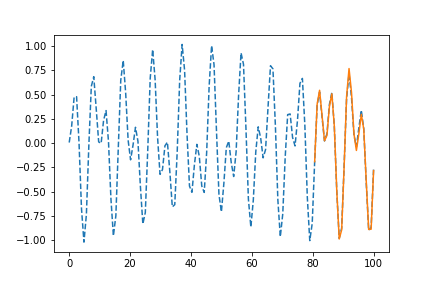

Write Python code to recreate this figure.
import os
from utils import *
import argparse
from torch.utils.data import DataLoader
from metrics import NMSELoss
from models.model import InformerStack, LSTM, RNN, GRU, InformerStack_e2e
import matplotlib.pyplot as plt
from pvec import pronyvec
from PAD import PAD3
import scipy.io as scio
import torch
import torch.nn as nn
import numpy as np

from data import SeqData, LoadBatch

os.environ['KMP_DUPLICATE_LIB_OK'] = 'TRUE'

parser = argparse.ArgumentParser()
parser.add_argument('--data', type=str, default='0')
parser.add_argument('--use_gpu', type=bool, default=0)
parser.add_argument('--gpu_list', type=str, default='1', help='input gpu list')

parser.add_argument('--SNR', type=float, default=10)

parser.add_argument('--seq_len', type=int, default=25, help='input sequence length of Informer encoder')
parser.add_argument('--label_len', type=int, default=10, help='start token length of Informer decoder')
parser.add_argument('--pred_len', type=int, default=5, help='prediction sequence length')

parser.add_argument('--batch', type=int, default=64)
parser.add_argument('--samples', type=int, default=1)
parser.add_argument('--ir_test', type=int, default=1)
parser.add_argument('--v_max', type=int, default=60)
parser.add_argument('--v_min', type=int, default=30)

# LSTM
parser.add_argument('--hs', type=int, default=256)
parser.add_argument('--hl', type=int, default=2)
# informer
parser.add_argument('--enc_in', type=int, default=16, help='encoder input size')
parser.add_argument('--dec_in', type=int, default=16, help='decoder input size')
parser.add_argument('--c_out', type=int, default=16, help='output size')
parser.add_argument('--d_model', type=int, default=64, help='dimension of model')
parser.add_argument('--n_heads', type=int, default=8, help='num of heads')
parser.add_argument('--e_layers', type=int, default=4, help='num of encoder layers')
parser.add_argument('--d_layers', type=int, default=3, help='num of decoder layers')
parser.add_argument('--d_ff', type=int, default=64, help='dimension of fcn')
parser.add_argument('--factor', type=int, default=5, help='probsparse attn factor')
parser.add_argument('--distil', action='store_false', help='whether to use distilling in encoder', default=True)
parser.add_argument('--dropout', type=float, default=0.05, help='dropout')
parser.add_argument('--attn', type=str, default='full', help='attention used in encoder, options:[prob, full]')
parser.add_argument('--embed', type=str, default='fixed',
                    help='time features encoding, options:[timeF, fixed, learned]')
parser.add_argument('--activation', type=str, default='gelu', help='activation')
parser.add_argument('--output_attention', action='store_true', help='whether to output attention in ecoder')

# Hybrid checkpoint (optional)
parser.add_argument('--hybrid_ckpt', type=str, default=None, help='path to hybrid model checkpoint (optional)')

args = parser.parse_args()

informer_settings_e2e = '{}_data_{}_sl{}_ll{}_pl{}_dm{}_nh{}_el{}_dl{}_df{}_at{}_fc{}_eb{}_dt{}'.format(
    'informerstack_e2e', args.data,
    args.seq_len, args.label_len, args.pred_len,
    64, args.n_heads, args.e_layers, args.d_layers, args.d_ff, args.attn, args.factor, args.embed, args.distil)

informer_settings = '{}_data_{}_sl{}_ll{}_pl{}_dm{}_nh{}_el{}_dl{}_df{}_at{}_fc{}_eb{}_dt{}'.format('informerstack',
                                                                                                    args.data,
                                                                                                    args.seq_len,
                                                                                                    args.label_len,
                                                                                                    args.pred_len,
                                                                                                    64, args.n_heads,
                                                                                                    args.e_layers,
                                                                                                    args.d_layers,
                                                                                                    args.d_ff,
                                                                                                    args.attn,
                                                                                                    args.factor,
                                                                                                    args.embed,
                                                                                                    args.distil)

lstm_settings = '{}_data_{}_sl{}_pl{}_hs{}_hl{}'.format('LSTM', args.data,
                                                        args.seq_len, args.pred_len, args.hs, args.hl)
gru_settings = '{}_data_{}_sl{}_pl{}_hs{}_hl{}'.format('GRU', args.data,
                                                       args.seq_len, args.pred_len, args.hs, args.hl)
rnn_settings = '{}_data_{}_sl{}_pl{}_hs{}_hl{}'.format('RNN', args.data,
                                                       args.seq_len, args.pred_len, args.hs, args.hl)

print(informer_settings)
print(informer_settings_e2e)
print(lstm_settings)
print(gru_settings)
print(rnn_settings)
# Parameters Setting for Training


gpu_list = args.gpu_list

os.environ["CUDA_VISIBLE_DEVICES"] = gpu_list
device = torch.device('cuda:0') if args.use_gpu else torch.device('cpu')

# ---------- Hybrid model definition ----------
class HybridTransformerLSTM(nn.Module):
    """
    Hybrid model that accepts enc_inp shaped [batch, seq_len, enc_in]
    and predicts [batch, pred_len, enc_in].
    Architecture:
      - Input linear -> d_model
      - Positional embedding
      - TransformerEncoder over time dimension (seq_len)
      - LSTM decoder autoregressively predicting pred_len frames
      - Linear head to map back to enc_in
    """
    def __init__(self, enc_in, d_model=64, nhead=4, num_layers=2, lstm_hidden=256, lstm_layers=1, pred_len=5, dropout=0.05):
        super().__init__()
        self.enc_in = enc_in
        self.d_model = d_model
        self.input_proj = nn.Linear(enc_in, d_model)
        encoder_layer = nn.TransformerEncoderLayer(d_model=d_model, nhead=nhead, dim_feedforward=4*d_model, dropout=dropout, batch_first=True)
        self.transformer = nn.TransformerEncoder(encoder_layer, num_layers=num_layers)
        # simple learnable time positional embedding
        self.pos_emb = nn.Parameter(torch.randn(1, 1024, d_model))  # supports up to 1024 timesteps
        # LSTM decoder
        self.lstm = nn.LSTM(d_model, lstm_hidden, num_layers=lstm_layers, batch_first=True)
        self.dec_proj = nn.Linear(lstm_hidden, enc_in)
        self.pred_len = pred_len
        self.lstm_hidden = lstm_hidden
        self.lstm_layers = lstm_layers

    def forward(self, enc_inp):
        # enc_inp: [b, seq_len, enc_in]
        b, seq_len, enc_in = enc_inp.shape
        x = self.input_proj(enc_inp)  # [b, seq_len, d_model]
        # add pos emb (slice as needed)
        if seq_len <= self.pos_emb.size(1):
            x = x + self.pos_emb[:, :seq_len, :]
        else:
            # if seq longer than preset, fallback to zeros (rare for current use)
            x = x
        x_enc = self.transformer(x)  # [b, seq_len, d_model]
        # seed decoder with last encoder output
        dec_input = x_enc[:, -1:, :]  # [b,1,d_model]
        # initialize hidden
        h0 = torch.zeros(self.lstm_layers, b, self.lstm_hidden, device=x.device)
        c0 = torch.zeros(self.lstm_layers, b, self.lstm_hidden, device=x.device)
        preds = []
        hidden = (h0, c0)
        cur = dec_input
        for _ in range(self.pred_len):
            out, hidden = self.lstm(cur, hidden)  # out: [b,1,lstm_hidden]
            frame = self.dec_proj(out.squeeze(1))  # [b, enc_in]
            preds.append(frame.unsqueeze(1))
            # feedback: project frame back into d_model to feed next LSTM step
            cur = self.input_proj(frame.unsqueeze(1))
        preds = torch.cat(preds, dim=1)  # [b, pred_len, enc_in]
        return preds

# --------------------------------------------

# Data loading
visualize = 1

print('Set your test set directory')
testpath = 'CDL-B/test'

testData = SeqData(
    testpath,
    prev_len=args.seq_len,
    pred_len=args.pred_len,
    mode='test',
    SNR=14,
    ir=args.ir_test,
    samples=args.samples,
    v_min=args.v_min,
    v_max=args.v_max
)

test_loader = DataLoader(dataset=testData, batch_size=args.batch, shuffle=False,
                         num_workers=4., drop_last=False, pin_memory=True)

data, _, data_prev, data_pred = testData[0]
L, M, Nr, Nt = data.shape

informer = InformerStack(
    args.enc_in,
    args.dec_in,
    args.c_out,
    args.seq_len,
    args.label_len,
    args.pred_len,
    args.factor,
    64,  # args.d_model,
    args.n_heads,
    args.e_layers,
    args.d_layers,
    args.d_ff,
    args.dropout,
    args.attn,
    args.embed,
    args.activation,
    args.output_attention,
    args.distil,
    device
)

# model structure
informer_e2e = InformerStack_e2e(
    args.enc_in,
    args.dec_in,
    args.c_out,
    args.seq_len,
    args.label_len,
    args.pred_len,
    args.factor,
    64,
    args.n_heads,
    args.e_layers,
    args.d_layers,
    args.d_ff,
    args.dropout,
    args.attn,
    args.embed,
    args.activation,
    args.output_attention,
    args.distil,
    device
)

lstm = LSTM(args.enc_in, args.enc_in, args.hs, args.hl)
rnn = RNN(args.enc_in, args.enc_in, args.hs, args.hl)
gru = GRU(args.enc_in, args.enc_in, args.hs, args.hl)

# instantiate hybrid
hybrid = HybridTransformerLSTM(enc_in=args.enc_in, d_model=args.d_model, nhead=max(1, args.n_heads//2),
                              num_layers=2, lstm_hidden=args.hs, lstm_layers=max(1, args.hl//2),
                              pred_len=args.pred_len, dropout=args.dropout)

# transformer model checkpoints path
path = 'checkpoints/checkpoints_30-60_L5/'

# load informer
informer_path = path + informer_settings
model_load = informer_path + '/checkpoint.pth'
state_dicts = torch.load(model_load, map_location=torch.device('cpu'))
informer.load_state_dict(state_dicts['state_dict'])
print("informer  has been loaded!")
informer = torch.nn.DataParallel(informer).cuda() if args.use_gpu else informer

# load informer_e2e
informer_path = path + informer_settings_e2e
model_load = informer_path + '/checkpoint.pth'
state_dicts = torch.load(model_load, map_location=torch.device('cpu'))
informer_e2e.load_state_dict(state_dicts['state_dict'])
print("informer_e2e  has been loaded!")
informer_e2e = torch.nn.DataParallel(informer_e2e).cuda() if args.use_gpu else informer_e2e

# load LSTM
lstm_path = path + lstm_settings
model_load = lstm_path + '/checkpoint.pth'
state_dicts = torch.load(model_load, map_location=torch.device('cpu'))
lstm.load_state_dict(state_dicts['state_dict'])
print("lstm  has been loaded!")
lstm = torch.nn.DataParallel(lstm).cuda() if args.use_gpu else lstm

# load gru
gru_path = path + gru_settings
model_load = gru_path + '/checkpoint.pth'
state_dicts = torch.load(model_load, map_location=torch.device('cpu'))
gru.load_state_dict(state_dicts['state_dict'])
print("gru  has been loaded!")
gru = torch.nn.DataParallel(gru).cuda() if args.use_gpu else gru

# load rnn
rnn_path = path + rnn_settings
model_load = rnn_path + '/checkpoint.pth'
state_dicts = torch.load(model_load, map_location=torch.device('cpu'))
rnn.load_state_dict(state_dicts['state_dict'])
print("rnn  has been loaded!")
rnn = torch.nn.DataParallel(rnn).cuda() if args.use_gpu else rnn

# try loading hybrid checkpoint if provided
if args.hybrid_ckpt is not None:
    try:
        print("Loading hybrid checkpoint from", args.hybrid_ckpt)
        sd = torch.load(args.hybrid_ckpt, map_location=torch.device('cpu'))
        hybrid.load_state_dict(sd['state_dict'] if 'state_dict' in sd else sd)
        print("Hybrid checkpoint loaded.")
    except Exception as e:
        print("Could not load hybrid checkpoint:", e)

# move hybrid to device
hybrid = torch.nn.DataParallel(hybrid).cuda() if args.use_gpu else hybrid

# set eval
informer.eval()
informer_e2e.eval()
lstm.eval()
gru.eval()
rnn.eval()
hybrid.eval()

# prepare accumulators, include hybrid
pred_slots = args.pred_len * args.ir_test + 1
Rate0 = np.zeros(pred_slots)
Rate1 = np.zeros(pred_slots)
Rate2 = np.zeros(pred_slots)
Rate3 = np.zeros(pred_slots)
Rate4 = np.zeros(pred_slots)
Rate5 = np.zeros(pred_slots)
Rate6 = np.zeros(pred_slots)
Rate7 = np.zeros(pred_slots)
Rate8 = np.zeros(pred_slots)
Rate_hybrid = np.zeros(pred_slots)

NMSE0 = np.zeros(pred_slots)
NMSE1 = np.zeros(pred_slots)
NMSE2 = np.zeros(pred_slots)
NMSE3 = np.zeros(pred_slots)
NMSE4 = np.zeros(pred_slots)
NMSE5 = np.zeros(pred_slots)
NMSE6 = np.zeros(pred_slots)
NMSE7 = np.zeros(pred_slots)
NMSE8 = np.zeros(pred_slots)
NMSE_hybrid = np.zeros(pred_slots)

criterion = NMSELoss()
SNR = 14
N_it = len(testData)

with torch.no_grad():
    for it in range(N_it):
        data, _, inp, label_net = testData[it]

        T, M, Nr, Nt = data.shape
        data = np.array(data)
        data = (data.transpose([1, 0, 2, 3]))
        label = data[:, -args.pred_len:, ...]

        inp_net, label_net = LoadBatch(inp), LoadBatch(label_net)
        inp_net = inp_net.to(device)

        inp = inp.transpose([1, 0, 2, 3])
        enc_inp = inp_net
        dec_inp = torch.zeros_like(inp_net[:, -args.pred_len:, :]).to(device)
        dec_inp = torch.cat([inp_net[:, args.seq_len - args.label_len:args.seq_len, :], dec_inp], dim=1)

        # informer
        if args.output_attention:
            outputs_informer = informer(enc_inp, dec_inp)[0]
        else:
            outputs_informer = informer(enc_inp, dec_inp)
        outputs_informer = outputs_informer.cpu().detach()
        nmse_informer = criterion(outputs_informer, label_net)
        outputs_informer = real2complex(np.array(outputs_informer))

        # informer_e2e
        if args.output_attention:
            outputs_informer_e2e = informer_e2e(enc_inp, dec_inp)[0]
        else:
            outputs_informer_e2e = informer_e2e(enc_inp, dec_inp)
        outputs_informer_e2e = outputs_informer_e2e.cpu().detach()
        nmse_informer_e2e = criterion(outputs_informer_e2e, label_net)
        outputs_informer_e2e = real2complex(np.array(outputs_informer_e2e))

        # lstm
        outputs_lstm = lstm.test_data(enc_inp, args.pred_len, device)
        outputs_lstm = outputs_lstm.cpu().detach()
        nmse_lstm = criterion(outputs_lstm, label_net)
        outputs_lstm = real2complex(np.array(outputs_lstm))

        # gru
        outputs_gru = gru.test_data(enc_inp, args.pred_len, device)
        outputs_gru = outputs_gru.cpu().detach()
        nmse_gru = criterion(outputs_gru, label_net)
        outputs_gru = real2complex(np.array(outputs_gru))

        # rnn
        outputs_rnn = rnn.test_data(enc_inp, args.pred_len, device)
        outputs_rnn = outputs_rnn.cpu().detach()
        nmse_rnn = criterion(outputs_rnn, label_net)
        outputs_rnn = real2complex(np.array(outputs_rnn))

        # hybrid
        outputs_hybrid = hybrid(enc_inp)  # [B, pred_len, enc_in]
        outputs_hybrid = outputs_hybrid.cpu().detach()
        nmse_hybrid_val = criterion(outputs_hybrid, label_net)
        outputs_hybrid = real2complex(np.array(outputs_hybrid))

        # freq AR (PVEC and PAD)
        inp_AR = inp.reshape([M, args.seq_len, Nr * Nt])
        outputs_AR_freq = pronyvec(inp_AR, p=6, startidx=args.seq_len, subcarriernum=M, Nr=Nr, pre_len=args.pred_len)
        outputs_AR_delay = PAD3(inp_AR, p=6, startidx=args.seq_len, subcarriernum=M, Nr=Nr, pre_len=args.pred_len)

        # reshape
        outputs_informer = outputs_informer.reshape([M, args.pred_len, Nr, Nt])
        outputs_informer_e2e = outputs_informer_e2e.reshape([M, args.pred_len, Nr, Nt])
        outputs_lstm = outputs_lstm.reshape([M, args.pred_len, Nr, Nt])
        outputs_gru = outputs_gru.reshape([M, args.pred_len, Nr, Nt])
        outputs_rnn = outputs_rnn.reshape([M, args.pred_len, Nr, Nt])
        outputs_AR_freq = outputs_AR_freq.reshape([M, args.pred_len, Nr, Nt])
        outputs_AR_delay = outputs_AR_delay.reshape([M, args.pred_len, Nr, Nt])
        outputs_hybrid = outputs_hybrid.reshape([M, args.pred_len, Nr, Nt])

        # compute metrics for all methods including hybrid
        for s in range(args.pred_len + 1):
            H_true = label[:, s - 1, :, :] if s > 0 else data[:, -args.pred_len - 1, ...]
            H_hat = label[:, s - 1, :, :] if s > 0 else data[:, -args.pred_len - 1, ...]
            Rate0[s] += get_zf_rate(H_hat, H_true, SNR) / N_it
            error = np.sum(np.abs(H_true - H_hat) ** 2)
            power = np.sum(np.abs(H_true) ** 2)
            NMSE0[s] += error / power / N_it

        # informer
        for s in range(args.pred_len + 1):
            H_true = label[:, s - 1, :, :] if s > 0 else data[:, -args.pred_len - 1, ...]
            H_hat = outputs_informer[:, s - 1, :, :] if s > 0 else data[:, -args.pred_len - 1, ...]
            Rate8[s] += get_zf_rate(H_hat, H_true, SNR) / N_it
            error = np.sum(np.abs(H_true - H_hat) ** 2)
            power = np.sum(np.abs(H_true) ** 2)
            NMSE8[s] += error / power / N_it

        # informer_e2e
        for s in range(args.pred_len + 1):
            H_true = label[:, s - 1, :, :] if s > 0 else data[:, -args.pred_len - 1, ...]
            out_hat = outputs_informer_e2e[:, s - 1, :, :] if s > 0 else data[:, -args.pred_len - 1, ...]
            out_hat = out_hat / np.linalg.norm(out_hat, axis=(1), keepdims=True)
            Heff = np.matmul(out_hat.transpose(0, 2, 1), H_true)
            rate = np.mean(np.log2(
                np.linalg.det(np.eye(2) + (10 ** (SNR / 10)) * np.matmul(Heff.conj().transpose(0, 2, 1), Heff))))
            Rate1[s] += rate / N_it
            error = np.sum(np.abs(H_true - out_hat) ** 2)
            power = np.sum(np.abs(H_true) ** 2)
            NMSE1[s] += error / power / N_it

        # lstm
        for s in range(args.pred_len + 1):
            H_true = label[:, s - 1, :, :] if s > 0 else data[:, -args.pred_len - 1, ...]
            H_hat = outputs_lstm[:, s - 1, :, :] if s > 0 else data[:, -args.pred_len - 1, ...]
            Rate2[s] += get_zf_rate(H_hat, H_true, SNR) / N_it
            error = np.sum(np.abs(H_true - H_hat) ** 2)
            power = np.sum(np.abs(H_true) ** 2)
            NMSE2[s] += error / power / N_it

        # gru
        for s in range(args.pred_len + 1):
            H_true = label[:, s - 1, :, :] if s > 0 else data[:, -args.pred_len - 1, ...]
            H_hat = outputs_gru[:, s - 1, :, :] if s > 0 else data[:, -args.pred_len - 1, ...]
            Rate3[s] += get_zf_rate(H_hat, H_true, SNR) / N_it
            error = np.sum(np.abs(H_true - H_hat) ** 2)
            power = np.sum(np.abs(H_true) ** 2)
            NMSE3[s] += error / power / N_it

        # rnn
        for s in range(args.pred_len + 1):
            H_true = label[:, s - 1, :, :] if s > 0 else data[:, -args.pred_len - 1, ...]
            H_hat = outputs_rnn[:, s - 1, :, :] if s > 0 else data[:, -args.pred_len - 1, ...]
            Rate4[s] += get_zf_rate(H_hat, H_true, SNR) / N_it
            error = np.sum(np.abs(H_true - H_hat) ** 2)
            power = np.sum(np.abs(H_true) ** 2)
            NMSE4[s] += error / power / N_it

        # freq AR
        for s in range(args.pred_len + 1):
            H_true = label[:, s - 1, :, :] if s > 0 else data[:, -args.pred_len - 1, ...]
            H_hat = outputs_AR_freq[:, s - 1, :, :] if s > 0 else data[:, -args.pred_len - 1, ...]
            Rate5[s] += get_zf_rate(H_hat, H_true, SNR) / N_it
            error = np.sum(np.abs(H_true - H_hat) ** 2)
            power = np.sum(np.abs(H_true) ** 2)
            NMSE5[s] += error / power / N_it

        # delay AR
        for s in range(args.pred_len + 1):
            H_true = label[:, s - 1, :, :] if s > 0 else data[:, -args.pred_len - 1, ...]
            H_hat = outputs_AR_delay[:, s - 1, :, :] if s > 0 else data[:, -args.pred_len - 1, ...]
            Rate6[s] += get_zf_rate(H_hat, H_true, SNR) / N_it
            error = np.sum(np.abs(H_true - H_hat) ** 2)
            power = np.sum(np.abs(H_true) ** 2)
            NMSE6[s] += error / power / N_it

        # Previous
        for s in range(args.pred_len + 1):
            H_true = label[:, s - 1, :, :] if s > 0 else data[:, -args.pred_len - 1, ...]
            H_hat = data[:, -args.pred_len - 1, ...] if s > 0 else data[:, -args.pred_len - 1, ...]
            Rate7[s] += get_zf_rate(H_hat, H_true, SNR) / N_it
            error = np.sum(np.abs(H_true - H_hat) ** 2)
            power = np.sum(np.abs(H_true) ** 2)
            NMSE7[s] += error / power / N_it

        # hybrid
        for s in range(args.pred_len + 1):
            H_true = label[:, s - 1, :, :] if s > 0 else data[:, -args.pred_len - 1, ...]
            H_hat = outputs_hybrid[:, s - 1, :, :] if s > 0 else data[:, -args.pred_len - 1, ...]
            Rate_hybrid[s] += get_zf_rate(H_hat, H_true, SNR) / N_it
            error = np.sum(np.abs(H_true - H_hat) ** 2)
            power = np.sum(np.abs(H_true) ** 2)
            NMSE_hybrid[s] += error / power / N_it

        print('[{0}]/[{1}] nmse_informer:{2} nmse_lstm:{3} nmse_hybrid:{4}'.format(it + 1, N_it, nmse_informer, nmse_lstm, nmse_hybrid_val))

# plotting (include hybrid)
plt.figure()
x = np.array(list(range(data.shape[1])))
plt.plot(x, data[0, :, 0, 0], '--')
plt.plot(x[-args.pred_len:], outputs_informer[0, :, 0, 0], label='informer')
plt.plot(x[-args.pred_len:], outputs_hybrid[0, :, 0, 0], label='hybrid')
plt.legend()
plt.savefig('pred.png')
scio.savemat('./results/CR_data_' + str(args.v_max) + '.mat', {'data': data})
scio.savemat('./results/CR_transformer_' + str(args.v_max) + '.mat', {'data': outputs_informer})
scio.savemat('./results/CR_hybrid_' + str(args.v_max) + '.mat', {'data': outputs_hybrid})

plt.figure()
plt.plot(Rate0, '--')
plt.plot(Rate1)
plt.plot(Rate8)
plt.plot(Rate2)
plt.plot(Rate3)
plt.plot(Rate4)
plt.plot(Rate5)
plt.plot(Rate6)
plt.plot(Rate7)
plt.plot(Rate_hybrid)
plt.legend(['Ideal', 'Transformer_e2e', 'Transformer', 'LSTM', 'GRU', 'RNN', 'Freq AR', 'Delay AR', 'Previous', 'Hybrid'])
plt.xlabel('SRS (0.625 ms)')
plt.ylabel('Average rate (bit/s/Hz)')
plt.savefig('rate.png')

eps = 1e-10
plt.figure()
plt.plot(10 * np.log10(NMSE1 + eps))
plt.plot(10 * np.log10(NMSE8 + eps))
plt.plot(10 * np.log10(NMSE2 + eps))
plt.plot(10 * np.log10(NMSE3 + eps))
plt.plot(10 * np.log10(NMSE4 + eps))
plt.plot(10 * np.log10(NMSE5 + eps))
plt.plot(10 * np.log10(NMSE6 + eps))
plt.plot(10 * np.log10(NMSE7 + eps))
plt.plot(10 * np.log10(NMSE_hybrid + eps))
plt.legend(['Transformer_e2e', 'Transformer', 'LSTM', 'GRU', 'RNN', 'Freq AR', 'Delay AR', 'Previous', 'Hybrid'])
plt.xlabel('SRS (0.625 ms)')
plt.ylabel('NMSE (dB)')
plt.savefig('NMSE.png')

# save mats
scio.savemat('./results/Rate_Ideal_' + str(args.v_max) + '.mat', {'rate': Rate0})
scio.savemat('./results/Rate_transformer_' + str(args.v_max) + '.mat', {'rate': Rate8})
scio.savemat('./results/Rate_transformer_e2e_' + str(args.v_max) + '.mat', {'rate': Rate1})
scio.savemat('./results/Rate_LSTM_' + str(args.v_max) + '.mat', {'rate': Rate2})
scio.savemat('./results/Rate_GRU_' + str(args.v_max) + '.mat', {'rate': Rate3})
scio.savemat('./results/Rate_RNN_' + str(args.v_max) + '.mat', {'rate': Rate4})
scio.savemat('./results/Rate_PVEC_' + str(args.v_max) + '.mat', {'rate': Rate5})
scio.savemat('./results/Rate_PAD_' + str(args.v_max) + '.mat', {'rate': Rate6})
scio.savemat('./results/Rate_Previous_' + str(args.v_max) + '.mat', {'rate': Rate7})
scio.savemat('./results/Rate_Hybrid_' + str(args.v_max) + '.mat', {'rate': Rate_hybrid})

scio.savemat('./results/NMSE_Ideal_' + str(args.v_max) + '.mat', {'NMSE': NMSE0})
scio.savemat('./results/NMSE_transformer_' + str(args.v_max) + '.mat', {'NMSE': NMSE8})
scio.savemat('./results/NMSE_transformer_e2e_' + str(args.v_max) + '.mat', {'NMSE': NMSE1})
scio.savemat('./results/NMSE_LSTM_' + str(args.v_max) + '.mat', {'NMSE': NMSE2})
scio.savemat('./results/NMSE_GRU_' + str(args.v_max) + '.mat', {'NMSE': NMSE3})
scio.savemat('./results/NMSE_RNN_' + str(args.v_max) + '.mat', {'NMSE': NMSE4})
scio.savemat('./results/NMSE_PVEC_' + str(args.v_max) + '.mat', {'NMSE': NMSE5})
scio.savemat('./results/NMSE_PAD_' + str(args.v_max) + '.mat', {'NMSE': NMSE6})
scio.savemat('./results/NMSE_Previous_' + str(args.v_max) + '.mat', {'NMSE': NMSE7})
scio.savemat('./results/NMSE_Hybrid_' + str(args.v_max) + '.mat', {'NMSE': NMSE_hybrid})

print("Hybrid integration complete. Files saved: pred.png, rate.png, NMSE.png and .mat files in ./results/")
